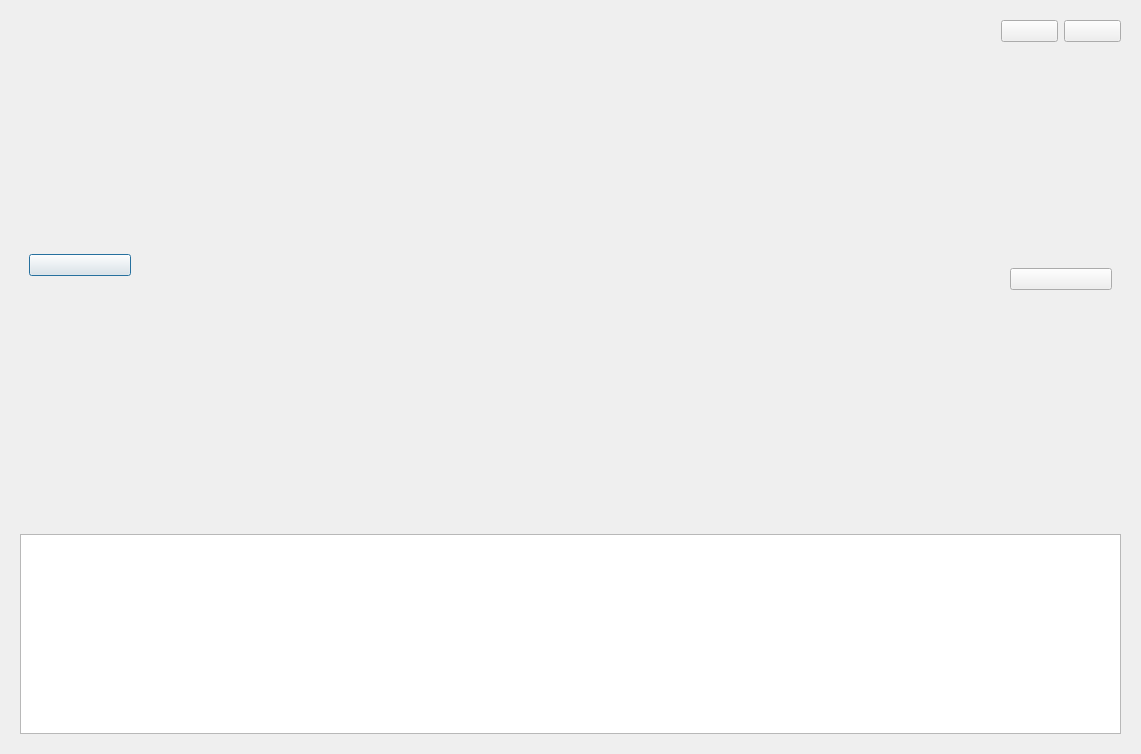
<?xml version="1.0" encoding="UTF-8"?>
<ui version="4.0">
 <class>SlideDlg</class>
 <widget class="QDialog" name="SlideDlg">
  <property name="geometry">
   <rect>
    <x>0</x>
    <y>0</y>
    <width>1141</width>
    <height>754</height>
   </rect>
  </property>
  <property name="windowTitle">
   <string>Dialog</string>
  </property>
  <layout class="QVBoxLayout" name="verticalLayout" stretch="7,3">
   <item>
    <widget class="QWidget" name="widget" native="true">
     <layout class="QGridLayout" name="gridLayout">
      <item row="0" column="0" rowspan="2">
       <widget class="QWidget" name="prePicWidget" native="true">
        <property name="maximumSize">
         <size>
          <width>120</width>
          <height>16777215</height>
         </size>
        </property>
        <layout class="QHBoxLayout" name="horizontalLayout_17">
         <item>
          <widget class="picButton" name="prePicBtn">
           <property name="text">
            <string/>
           </property>
          </widget>
         </item>
        </layout>
       </widget>
      </item>
      <item row="0" column="1" rowspan="2">
       <widget class="QWidget" name="showPicWidget" native="true"/>
      </item>
      <item row="1" column="2">
       <widget class="QWidget" name="nextPicWidget" native="true">
        <property name="maximumSize">
         <size>
          <width>120</width>
          <height>16777215</height>
         </size>
        </property>
        <layout class="QHBoxLayout" name="horizontalLayout_18">
         <item>
          <widget class="picButton" name="nextPicBtn">
           <property name="text">
            <string/>
           </property>
          </widget>
         </item>
        </layout>
       </widget>
      </item>
      <item row="0" column="2">
       <layout class="QHBoxLayout" name="horizontalLayout_16">
        <item>
         <widget class="slideStateButton" name="playBtn">
          <property name="text">
           <string/>
          </property>
         </widget>
        </item>
        <item>
         <widget class="picButton" name="closeBtn">
          <property name="text">
           <string/>
          </property>
         </widget>
        </item>
       </layout>
      </item>
     </layout>
    </widget>
   </item>
   <item>
    <widget class="QWidget" name="widget_2" native="true">
     <layout class="QHBoxLayout" name="horizontalLayout">
      <item>
       <widget class="QListWidget" name="listPicWidget"/>
      </item>
     </layout>
    </widget>
   </item>
  </layout>
 </widget>
 <customwidgets>
  <customwidget>
   <class>slideStateButton</class>
   <extends>QPushButton</extends>
   <header>../../../code/album/slidestatebutton.h</header>
  </customwidget>
  <customwidget>
   <class>picButton</class>
   <extends>QPushButton</extends>
   <header>../../../code/album/picbutton.h</header>
  </customwidget>
 </customwidgets>
 <resources/>
 <connections/>
</ui>
